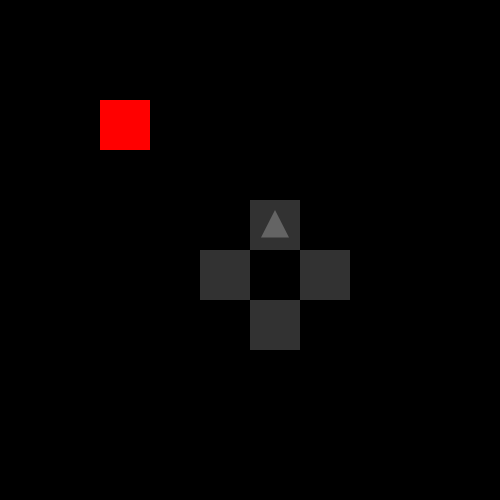
Frame 1 (no input)
Frame 60 (the mouse pressed at the canvas centre just before this capture): identical to frame 1, image omitted
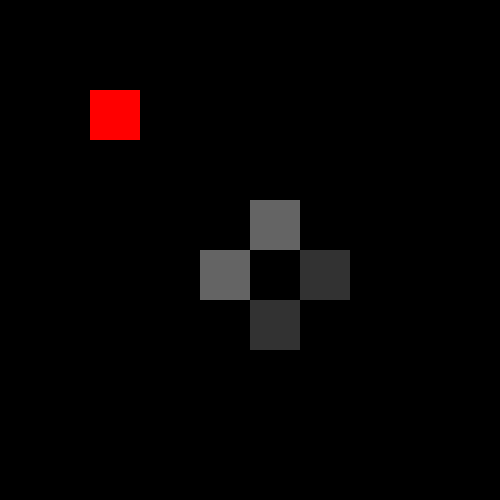
Frame 120 (the mouse held since frame 60 and released just before this capture)

The Processing sketch that drew these frames (run headless with seeded random() and noise(); from frame 60 on, the mouse is pressed at the canvas centre):

// Processing sketch: week2_homework
// ── week2_homework.pde
// ! VARIABLES FOR PLAYER !
float speedX = 100; // X-coordinate of the player.
float speedY = 100; // Y-coordinate of the player.

// ! VARIABLES FOR BUTTON 1 !
float button1X = 250;
float button1Y = 250 + 50;
float button1W = 50;
float button1H = 50;

// ! VARIABLES FOR BUTTON 2 !
float button2X = 250;
float button2Y = 250 - 50;
float button2W = 50;
float button2H = 50;

// ! VARIABLES FOR BUTTON 3 !
float button3X = 250 + 50;
float button3Y = 250;
float button3W = 50;
float button3H = 50;

// ! VARIABLES FOR BUTTON 4 !
float button4X = 250 - 50;
float button4Y = 250;
float button4W = 50;
float button4H = 50;

// ! VARIABLES FOR BUTTON ICONS !
float addedX1 = 246; // Trying to figure out a better way to add icons, because manually calculating the shape and location of a triangle takes too much time.
float addedY1 = 200;

//float addedX2;
//float addedY2;

//float addedX3;
//float addedY3;

//float addedX4;
//float addedY4;

// ! SETUP FUNCTION !
void setup()
{
  size(500, 500);
}

// ! DRAW FUNCTION !
void draw()
{
  noStroke();
  
  background(0);
  
  player();
  
  buttons();
}

// ! PLAYER CLASS !
void player()
{
  fill(255, 0, 0);
  rect(speedX, speedY, 50, 50);
}

// ! BUTTONS CLASS !
void buttons()
{
  // ! BUTTON 1 - ROLLOVER !
  if (mouseX >= button1X && mouseX <= button1X + button1W && mouseY >= button1Y && mouseY <= button1Y + button1H) 
  {
    fill(100);
  } else {
    fill(50);
  }  
  rect(button1X, button1Y, button1W, button1H);
  
  
  // ! BUTTON 2 - ROLLOVER + ICON !
  if (mouseX >= button2X && mouseX <= button2X + button2W && mouseY >= button2Y && mouseY <= button2Y + button2H) 
  {
    fill(100);
  } else {
    fill(50);
  }  
  rect(button2X, button2Y, button2W, button2H);
  
  fill(100);
  triangle(15 + addedX1, 37.5 + addedY1, 29 + addedX1, 10 + addedY1, 43 + addedX1, 37.5 + addedY1);
  
  // ! BUTTON 3 - ROLLOVER !
  if (mouseX >= button3X && mouseX <= button3X + button3W && mouseY >= button3Y && mouseY <= button3Y + button3H) 
  {
    fill(100);
  } else {
    fill(50);
  }  
  rect(button3X, button3Y, button3W, button3H);
  
  // ! BUTTON 4 - ROLLOVER !
  if (mouseX >= button4X && mouseX <= button4X + button4W && mouseY >= button4Y && mouseY <= button4Y + button4H) 
  {
    fill(100);
  } else {
    fill(50);
  }  
  rect(button4X, button4Y, button4W, button4H);
}

// ! CONTROLS USING MOUSEPRESSED !
void mousePressed()
{ 
  // ! DOWN CONTROL !
  if (mouseX >= button1X && mouseX <= button1X + button1W && mouseY >= button1Y && mouseY <= button1Y + button1H) 
  {
    speedY = speedY + 10;
    loop(); // I can't figure out why this doesn't loop.
  }
  
  // ! UP CONTROL !
  if (mouseX >= button2X && mouseX <= button2X + button2W && mouseY >= button2Y && mouseY <= button2Y + button2H) 
  {
    speedY = speedY - 10;
    loop();
  }
  
  // ! RIGHT CONTROL !
  if (mouseX >= button3X && mouseX <= button3X + button3W && mouseY >= button3Y && mouseY <= button3Y + button3H) 
  {
    speedX = speedX + 10;
    loop();
  }
  
  // ! LEFT CONTROL !
  if (mouseX >= button4X && mouseX <= button4X + button4W && mouseY >= button4Y && mouseY <= button4Y + button4H) 
  {
    speedX = speedX - 10;
    loop();
  }
}
